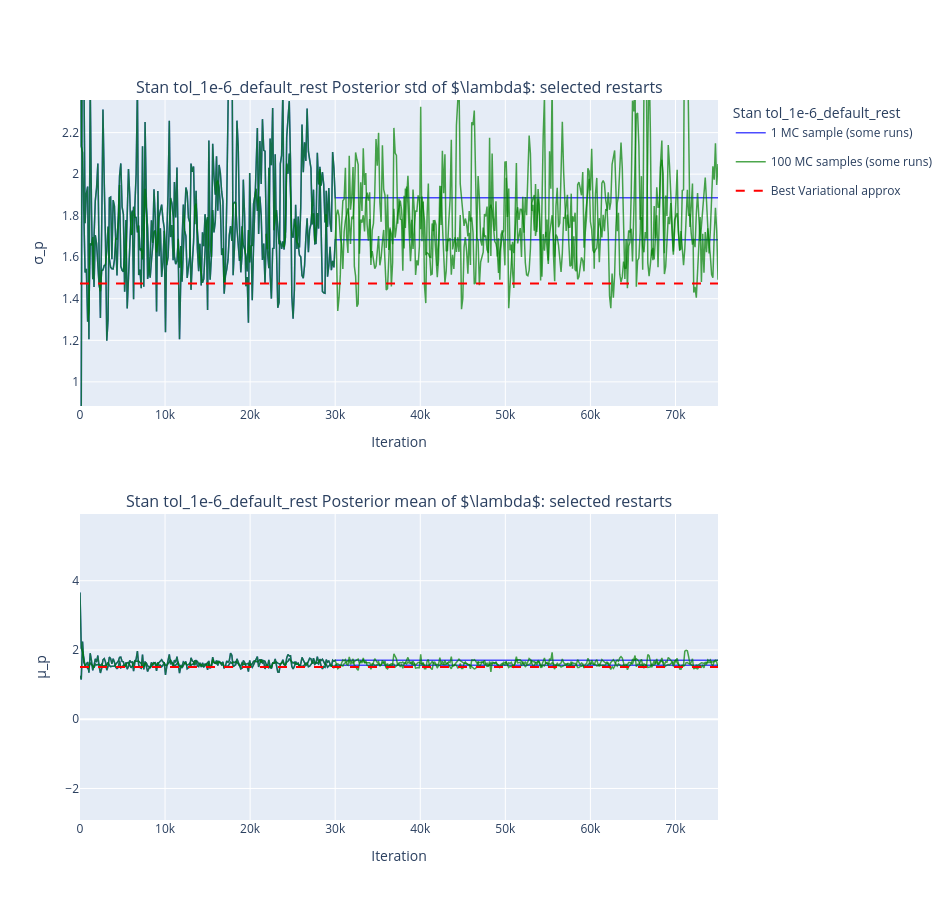

Notebook code cell kept with this figure:
### Code cell
import pickle
import sys
from pathlib import Path
import numpy as np

REPO_ROOT = Path("/Users/madelynandersen/Documents/VB Bakeoff/simpleVI")
if str(REPO_ROOT) not in sys.path:
    sys.path.insert(0, str(REPO_ROOT))

from modulars.stan_rr_test import stan_result_by_scenario
from modulars.plot_rr import plot_a_few_trajectories_1d
from modulars.utils import load_config, load_best_values, exp_lognormal_moments

NB_DIR = REPO_ROOT / "single_MC/gamma_exponential/random_restarts"

config = load_config(NB_DIR / "../exp_config.json")
best_mu, best_std = load_best_values(config=config, transform=exp_lognormal_moments, n_samples=50_000, seed=1)

with open(NB_DIR / "stan_cmdstan_output/stan_result.pkl", "rb") as f:
    _main_result = pickle.load(f)
_by_scenario = stan_result_by_scenario(_main_result)
default_means, default_stds, default_iterations = _by_scenario["default"]

with open(NB_DIR / "tol_1e-6_default_rest_result.pkl", "rb") as f:
    _td_result = pickle.load(f)
_td_by_scenario = stan_result_by_scenario(_td_result)
td_means, td_stds, td_iterations = _td_by_scenario["tol_1e-6_default_rest"]

def downsample_and_extend(arr, factor, target_len):
    downsampled = arr[..., ::factor]
    n_have = downsampled.shape[-1]
    if n_have < target_len:
        pad = np.repeat(downsampled[..., -1:], target_len - n_have, axis=-1)
        downsampled = np.concatenate([downsampled, pad], axis=-1)
    return downsampled

projected_default_means = downsample_and_extend(default_means, 15, len(td_iterations))
projected_default_stds = downsample_and_extend(default_stds, 15, len(td_iterations))
plot_a_few_trajectories_1d(
    [projected_default_means, projected_default_stds], [td_means, td_stds],
    best_mu, best_std, r"$\lambda$", k=2, N=min(default_means.shape[0], td_means.shape[0]),
    label_prefix="Stan tol_1e-6_default_rest ", x=td_iterations, backend="plotly",
)

### Figure 1 — Plotly figure (JSON) as saved in the notebook; plotly's stock layout.template omitted (floating-point values rounded to 4 significant figures; data arrays with more than 128 entries replaced by an {"elided": "..."} marker saying what was removed)
{"data": [{"legendgroup": "single", "line": {"color": "blue", "width": 1.5}, "mode": "lines", "name": "1 MC sample (some runs)", "opacity": 0.7, "showlegend": true, "type": "scatter", "x": {"elided": "501 int values"}, "xaxis": "x", "y": {"elided": "501 float values"}, "yaxis": "y"}, {"legendgroup": "single", "line": {"color": "blue", "width": 1.5}, "mode": "lines", "name": "1 MC sample (some runs)", "opacity": 0.7, "showlegend": false, "type": "scatter", "x": {"elided": "501 int values"}, "xaxis": "x", "y": {"elided": "501 float values"}, "yaxis": "y"}, {"legendgroup": "multi", "line": {"color": "green", "width": 1.5}, "mode": "lines", "name": "100 MC samples (some runs)", "opacity": 0.7, "showlegend": true, "type": "scatter", "x": {"elided": "501 int values"}, "xaxis": "x", "y": {"elided": "501 float values"}, "yaxis": "y"}, {"legendgroup": "multi", "line": {"color": "green", "width": 1.5}, "mode": "lines", "name": "100 MC samples (some runs)", "opacity": 0.7, "showlegend": false, "type": "scatter", "x": {"elided": "501 int values"}, "xaxis": "x", "y": {"elided": "501 float values"}, "yaxis": "y"}, {"legendgroup": "single", "line": {"color": "blue", "width": 1.5}, "mode": "lines", "name": "1 MC sample (some runs)", "opacity": 0.7, "showlegend": false, "type": "scatter", "x": {"elided": "501 int values"}, "xaxis": "x2", "y": {"elided": "501 float values"}, "yaxis": "y2"}, {"legendgroup": "single", "line": {"color": "blue", "width": 1.5}, "mode": "lines", "name": "1 MC sample (some runs)", "opacity": 0.7, "showlegend": false, "type": "scatter", "x": {"elided": "501 int values"}, "xaxis": "x2", "y": {"elided": "501 float values"}, "yaxis": "y2"}, {"legendgroup": "multi", "line": {"color": "green", "width": 1.5}, "mode": "lines", "name": "100 MC samples (some runs)", "opacity": 0.7, "showlegend": false, "type": "scatter", "x": {"elided": "501 int values"}, "xaxis": "x2", "y": {"elided": "501 float values"}, "yaxis": "y2"}, {"legendgroup": "multi", "line": {"color": "green", "width": 1.5}, "mode": "lines", "name": "100 MC samples (some runs)", "opacity": 0.7, "showlegend": false, "type": "scatter", "x": {"elided": "501 int values"}, "xaxis": "x2", "y": {"elided": "501 float values"}, "yaxis": "y2"}, {"line": {"color": "red", "dash": "dash"}, "mode": "lines", "name": "Best Variational approx", "type": "scatter", "x": [null], "xaxis": "x", "y": [null], "yaxis": "y"}], "layout": {"annotations": [{"font": {"size": 16}, "showarrow": false, "text": "Stan tol_1e-6_default_rest Posterior std of $\\lambda$: selected restarts", "x": 0.5, "xanchor": "center", "xref": "paper", "y": 1.0, "yanchor": "bottom", "yref": "paper"}, {"font": {"size": 16}, "showarrow": false, "text": "Stan tol_1e-6_default_rest Posterior mean of $\\lambda$: selected restarts", "x": 0.5, "xanchor": "center", "xref": "paper", "y": 0.425, "yanchor": "bottom", "yref": "paper"}], "height": 900, "legend": {"title": {"text": "Stan tol_1e-6_default_rest "}}, "shapes": [{"line": {"color": "red", "dash": "dash"}, "type": "line", "x0": 0, "x1": 1, "xref": "x domain", "y0": 1.473, "y1": 1.473, "yref": "y"}, {"line": {"color": "red", "dash": "dash"}, "type": "line", "x0": 0, "x1": 1, "xref": "x2 domain", "y0": 1.509, "y1": 1.509, "yref": "y2"}], "width": 950, "xaxis": {"anchor": "y", "domain": [0.0, 1.0], "title": {"text": "Iteration"}}, "xaxis2": {"anchor": "y2", "domain": [0.0, 1.0], "title": {"text": "Iteration"}}, "yaxis": {"anchor": "x", "domain": [0.575, 1.0], "range": [0.8839, 2.357], "title": {"text": "σ_p"}}, "yaxis2": {"anchor": "x2", "domain": [0.0, 0.425], "range": [-2.911, 5.928], "title": {"text": "μ_p"}}}}
